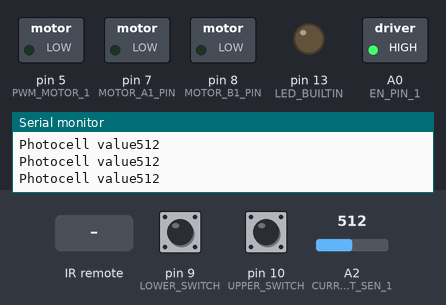
Simulated run of this sketch. Board: Arduino Uno, built with avr-gcc and run on an emulated ATmega328P. On the bench: switched loads named in the sketch (green lamp = pin HIGH), output pins drawn as LEDs (lit = HIGH), the last lines printed to the serial monitor. Dashed ring = blinking. The test bench sets the inputs (shaded band); at power-on: A2 (CURRENT_SEN_1) = 512, pin 9 (LOWER_SWITCH) LOW, pin 10 (UPPER_SWITCH) LOW.

Above: at 1.2 s.
1.3 s: A2 (CURRENT_SEN_1) set to 639
4.3 s: A2 (CURRENT_SEN_1) set to 663
At 4.56 s:
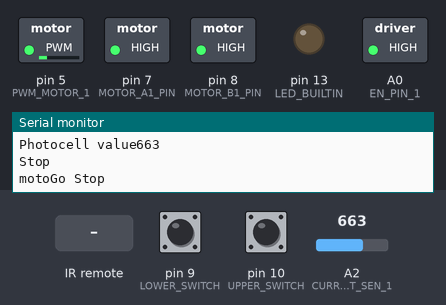
7.3 s: infrared code 0x5550C0 received
At 8.3 s:
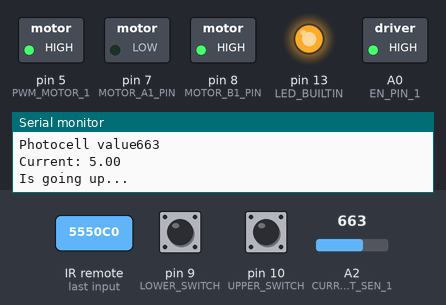
8.8 s: infrared code 0x555003 received
At 9.39 s:
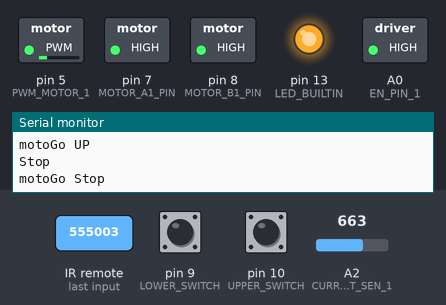
11.8 s: pin 9 (LOWER_SWITCH) pulled HIGH for 1 s
At 12.6 s:
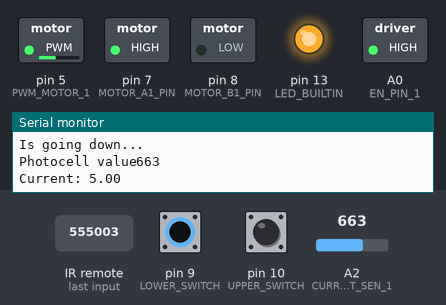
14.8 s: A2 (CURRENT_SEN_1) set to 290
At 15.4 s:
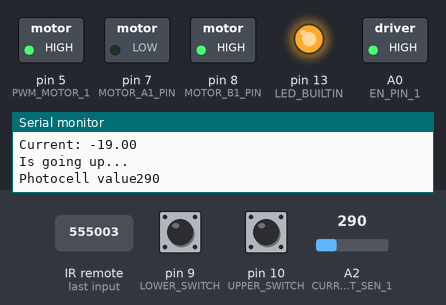
Timing chart, 0 to 17.8 s (numbered marks = the images above; inputs shaded):
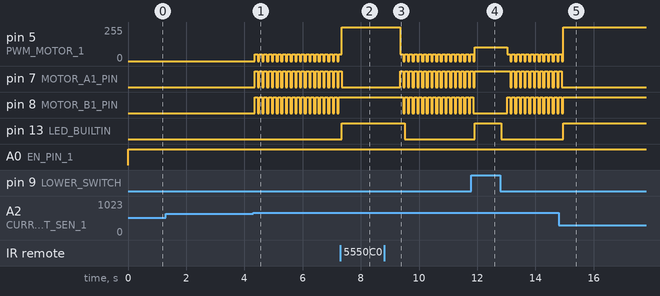

The sketch:

CurtainController.ino
```cpp
#include <RCSwitch.h>
#include <PWM.h>

#define OFF 0
#define UP    1
#define DOWN   2
#define BRAKE 3

#define CS_THRESHOLD 22   // Definition of safety current (Check: "1.3 Monster Shield Example").

//LIMIT SWITCH PINS

#define LOWER_SWITCH 9
#define UPPER_SWITCH 10

//MOTOR 1
#define MOTOR_A1_PIN 7
#define MOTOR_B1_PIN 8

#define PWM_MOTOR_1 5

#define CURRENT_SEN_1 A2

#define EN_PIN_1 A0
#define PHOTOCELL_PIN A2
#define MOTOR_1 0

int sensorValue = 0;

short usSpeed_up = 255;  //default motor speed up
short usSpeed_down = 105;  //default motor speed down

unsigned short usMotor_Status = OFF;

boolean is_going_up = false;
boolean is_going_down = false;

int upTimer = 0;
int downTimer = 0;

int32_t frequency = 20000; //frequency (in Hz)

RCSwitch mySwitch = RCSwitch();

void setup() {
  Serial.begin(9600);
  InitTimersSafe();
  bool success = SetPinFrequencySafe(PWM_MOTOR_1, frequency);
  Serial.println(success);
  //receviver setup Digital #2
  mySwitch.enableReceive(0);

  //SET LED
  pinMode(LED_BUILTIN, OUTPUT);

  //SET Ultrasonic Sensors
  /*pinMode(trigPin_up, OUTPUT);
  pinMode(trigPin_down, OUTPUT);
  pinMode(echoPin_up, INPUT);
  pinMode(echoPin_down, INPUT);
  */

  //SET LIMIT SWITCHES
  pinMode(UPPER_SWITCH, INPUT);
  pinMode(LOWER_SWITCH, INPUT);

  //MOTOR DRIVER SETUP
  pinMode(MOTOR_A1_PIN, OUTPUT);
  pinMode(MOTOR_B1_PIN, OUTPUT);

  pinMode(PWM_MOTOR_1, OUTPUT);

  pinMode(CURRENT_SEN_1, INPUT);

  pinMode(EN_PIN_1, OUTPUT);
}

void Stop()
{
  is_going_up = false;
  is_going_down = false;
  Serial.println("Stop");
  usMotor_Status = BRAKE;
  motorGo(usMotor_Status, 50);
  delay(100);
  usMotor_Status = OFF;
  motorGo(usMotor_Status, 0);

}

void motorGo(uint8_t direct, uint8_t pwm)
{
    if(direct == UP)
    {
      digitalWrite(MOTOR_A1_PIN, LOW);
      digitalWrite(MOTOR_B1_PIN, HIGH);
      Serial.println("motoGo UP");
    }
    else if(direct == DOWN)
    {
      digitalWrite(MOTOR_A1_PIN, HIGH);
      digitalWrite(MOTOR_B1_PIN, LOW);
      Serial.println("motoGo UP");
    }
    else if(direct == BRAKE)
    {
      digitalWrite(MOTOR_A1_PIN, HIGH);
      digitalWrite(MOTOR_B1_PIN, HIGH);
      Serial.println("motoGo Stop");
    }
    else if(direct == OFF)
    {
      digitalWrite(MOTOR_A1_PIN, LOW);
      digitalWrite(MOTOR_B1_PIN, LOW);
      Serial.println("motoGo Stop");
    }
    analogWrite(PWM_MOTOR_1, pwm);
}

boolean overcurrent()
{
  float I_current_value;
  I_current_value = (analogRead(CURRENT_SEN_1)*5*11370/1500); // get I in milliamps
  //I_current_value = I_current_value/1000 ;
  Serial.print("Current: ");
  Serial.println(I_current_value);
  if (I_current_value >= CS_THRESHOLD)
    return true;
  else
    return false;
}
//Ping for upper ultrasonic distance
int ping_up()
{
  /*long duration_up;
  long distance_up;
  digitalWrite(trigPin_up, LOW);
  delayMicroseconds(2);
  digitalWrite(trigPin_up, HIGH);
  delayMicroseconds(10);
  digitalWrite(trigPin_up, LOW);
  duration_up = pulseIn(echoPin_up, HIGH);
  distance_up = (duration_up/2) / 29.1;
  Serial.print("distance up:");
  Serial.println(distance_up);
  return distance_up;*/
  return digitalRead(UPPER_SWITCH);
}

//Ping for lower ultrasonic distance
int ping_down()
{
  /*long duration_down;
  long distance_down;
  digitalWrite(trigPin_down, LOW);
  delayMicroseconds(2);
  digitalWrite(trigPin_down, HIGH);
  delayMicroseconds(10);
  digitalWrite(trigPin_down, LOW);
  duration_down = pulseIn(echoPin_down, HIGH);
  distance_down = (duration_down/2) / 29.1;
  Serial.print("distance down:");
  Serial.println(distance_down);
  return distance_down;*/
  return digitalRead(LOWER_SWITCH);
}

void loop() {

  digitalWrite(EN_PIN_1, HIGH);
  sensorValue = analogRead(PHOTOCELL_PIN);
  Serial.print("Photocell value");
  Serial.println(sensorValue);
  /*Serial.println("motoGo Stop");
  Serial.print("Down");
  Serial.println(ping_down());
  Serial.print("Up");
  Serial.println(ping_up());*/
  if (is_going_up)
  {
      if (ping_up() == 1 || overcurrent() || upTimer >= 100)
      {
          delay(140);
          digitalWrite(LED_BUILTIN, LOW);
          Stop();
          Serial.println("Arrived to the top");
          Serial.println(upTimer);
      }
      else
      {
      //  motorGo(UP,usSpeed);
        Serial.println("Is going up...");
      }
      upTimer++;
  }

  else if (is_going_down)
  {
      if (ping_down() == 0 || overcurrent() || downTimer >= 112)
      {
          digitalWrite(LED_BUILTIN, LOW);
          delay(200);
          Stop();
          Serial.println(ping_down());
          Serial.println("Arrived to the bottom");
          Serial.println(downTimer);
      }
      else
      {
       // motorGo(DOWN,usSpeed);
        Serial.println("Is going down...");
      }
      downTimer++;
  }
  else
  {
    if (sensorValue < 300)
    {
      upTimer = 0;
        if (ping_up() == 1)
        {
          digitalWrite(LED_BUILTIN, LOW);
          Stop();
          Serial.println("Arrived to the top");
        }
        else
        {
          digitalWrite(LED_BUILTIN, HIGH);
          motorGo(UP,usSpeed_up);
          is_going_up = true;
        }
    }
    else if (sensorValue > 650)
    {
       downTimer = 0;
        if (ping_down() == 0)
        {
          delay(10);
          digitalWrite(LED_BUILTIN, LOW);
          Stop();
          Serial.println(ping_down());
          Serial.println("Arrived to the bottom");
        }
        else
        {
          digitalWrite(LED_BUILTIN, HIGH);
          motorGo(DOWN,usSpeed_down);
          is_going_down = true;
        }
    }

  }

  if (mySwitch.available()) {
    //output(mySwitch.getReceivedValue(), mySwitch.getReceivedBitlength(), mySwitch.getReceivedDelay(), mySwitch.getReceivedRawdata(),mySwitch.getReceivedProtocol());
    Serial.println(mySwitch.getReceivedValue());


    if (mySwitch.getReceivedValue() == 5591232) //continous up
    {
        upTimer = 0;
        if (ping_up() == 1)
        {
          digitalWrite(LED_BUILTIN, LOW);
          Stop();
          Serial.println("Arrived to the top");
        }
        else
        {
          digitalWrite(LED_BUILTIN, HIGH);
          motorGo(UP,usSpeed_up);
          is_going_up = true;
        }
    }
    else if (mySwitch.getReceivedValue() == 5591088) //continous down
    {
        downTimer = 0;
        if (ping_down() == 0)
        {
          delay(10);
          digitalWrite(LED_BUILTIN, LOW);
          Stop();
          Serial.println(ping_down());
          Serial.println("Arrived to the bottom");
        }
        else
        {
          digitalWrite(LED_BUILTIN, HIGH);
          motorGo(DOWN,usSpeed_down);
          is_going_down = true;
        }
    }
    else if (mySwitch.getReceivedValue() == 5591043) //single step up
    {
        upTimer = 0;
        if (ping_up() == 1)
        {
          digitalWrite(LED_BUILTIN, LOW);
          Stop();
          Serial.println("Arrived to the top");
        }
        else
        {
          digitalWrite(LED_BUILTIN, HIGH);
          motorGo(UP,usSpeed_up);
          is_going_up = true;
          delay(500);
          Stop();
        }
    }
    else if (mySwitch.getReceivedValue() == 5591052) //single step down
    {
        downTimer = 0;
        if (ping_down() == 0)
        {
          digitalWrite(LED_BUILTIN, LOW);
          Stop();
          Serial.println("Arrived to the bottom");
        }
        else
        {
          digitalWrite(LED_BUILTIN, HIGH);
          motorGo(DOWN,usSpeed_down);
          is_going_down = true;
          delay(500);
          Stop();
        }
    }
    else if (mySwitch.getReceivedValue() == 5591808)
    {
      Stop();
      Serial.println("Stop");
    }
    mySwitch.resetAvailable();

  }
  delay(50);
}
```

output.ino
```cpp
static const char* bin2tristate(const char* bin);
static char * dec2binWzerofill(unsigned long Dec, unsigned int bitLength);

void output(unsigned long decimal, unsigned int length, unsigned int delay, unsigned int* raw, unsigned int protocol) {

  if (decimal == 0) {
    Serial.print("Unknown encoding.");
  } else {
    const char* b = dec2binWzerofill(decimal, length);
    Serial.print("Decimal: ");
    Serial.print(decimal);
    Serial.print(" (");
    Serial.print( length );
    Serial.print("Bit) Binary: ");
    Serial.print( b );
    Serial.print(" Tri-State: ");
    Serial.print( bin2tristate( b) );
    Serial.print(" PulseLength: ");
    Serial.print(delay);
    Serial.print(" microseconds");
    Serial.print(" Protocol: ");
    Serial.println(protocol);
  }

  Serial.print("Raw data: ");
  for (unsigned int i=0; i<= length*2; i++) {
    Serial.print(raw[i]);
    Serial.print(",");
  }
  Serial.println();
  Serial.println();
}

static const char* bin2tristate(const char* bin) {
  static char returnValue[50];
  int pos = 0;
  int pos2 = 0;
  while (bin[pos]!='\0' && bin[pos+1]!='\0') {
    if (bin[pos]=='0' && bin[pos+1]=='0') {
      returnValue[pos2] = '0';
    } else if (bin[pos]=='1' && bin[pos+1]=='1') {
      returnValue[pos2] = '1';
    } else if (bin[pos]=='0' && bin[pos+1]=='1') {
      returnValue[pos2] = 'F';
    } else {
      return "not applicable";
    }
    pos = pos+2;
    pos2++;
  }
  returnValue[pos2] = '\0';
  return returnValue;
}

static char * dec2binWzerofill(unsigned long Dec, unsigned int bitLength) {
  static char bin[64];
  unsigned int i=0;

  while (Dec > 0) {
    bin[32+i++] = ((Dec & 1) > 0) ? '1' : '0';
    Dec = Dec >> 1;
  }

  for (unsigned int j = 0; j< bitLength; j++) {
    if (j >= bitLength - i) {
      bin[j] = bin[ 31 + i - (j - (bitLength - i)) ];
    } else {
      bin[j] = '0';
    }
  }
  bin[bitLength] = '\0';

  return bin;
}
```

Measured:
- the behaviour switches between 650 and 651 on A2 (CURRENT_SEN_1) (found by bisection; images 0 and 1)
- after the input at 4.3 s, pin 5 (PWM_MOTOR_1): alternates 50/255 for 0.10 s and 0/255 for 0.06 s, starting after 0.05 s; pin 7 (MOTOR_A1_PIN), pin 8 (MOTOR_B1_PIN): alternates HIGH for 0.10 s and LOW for 0.06 s, starting after 0.05 s
- after the input at 7.3 s, pin 7 (MOTOR_A1_PIN): goes on until 7.3 s, then stays LOW; pin 8 (MOTOR_B1_PIN): stops changing and stays HIGH; pin 13 (LED_BUILTIN): LOW → HIGH after 0.05 s
- after the input at 8.8 s, pin 5 (PWM_MOTOR_1): alternates 50/255 for 0.10 s and 0/255 for 0.06 s, starting after 0.55 s; pin 7 (MOTOR_A1_PIN): alternates HIGH for 0.10 s and LOW for 0.06 s, starting after 0.55 s; pin 8 (MOTOR_B1_PIN): alternates HIGH for 0.10 s and LOW for 0.06 s, starting after 0.65 s; pin 13 (LED_BUILTIN): HIGH → LOW after 0.71 s
- after the input at 11.8 s, pin 13 (LED_BUILTIN): LOW → HIGH after 0.12 s, → LOW 0.92 s later
- after the input at 14.8 s, pin 7 (MOTOR_A1_PIN): goes on until 14.9 s, then stays LOW; pin 8 (MOTOR_B1_PIN): goes on until 15.0 s, then stays HIGH; pin 13 (LED_BUILTIN): LOW → HIGH after 0.15 s
